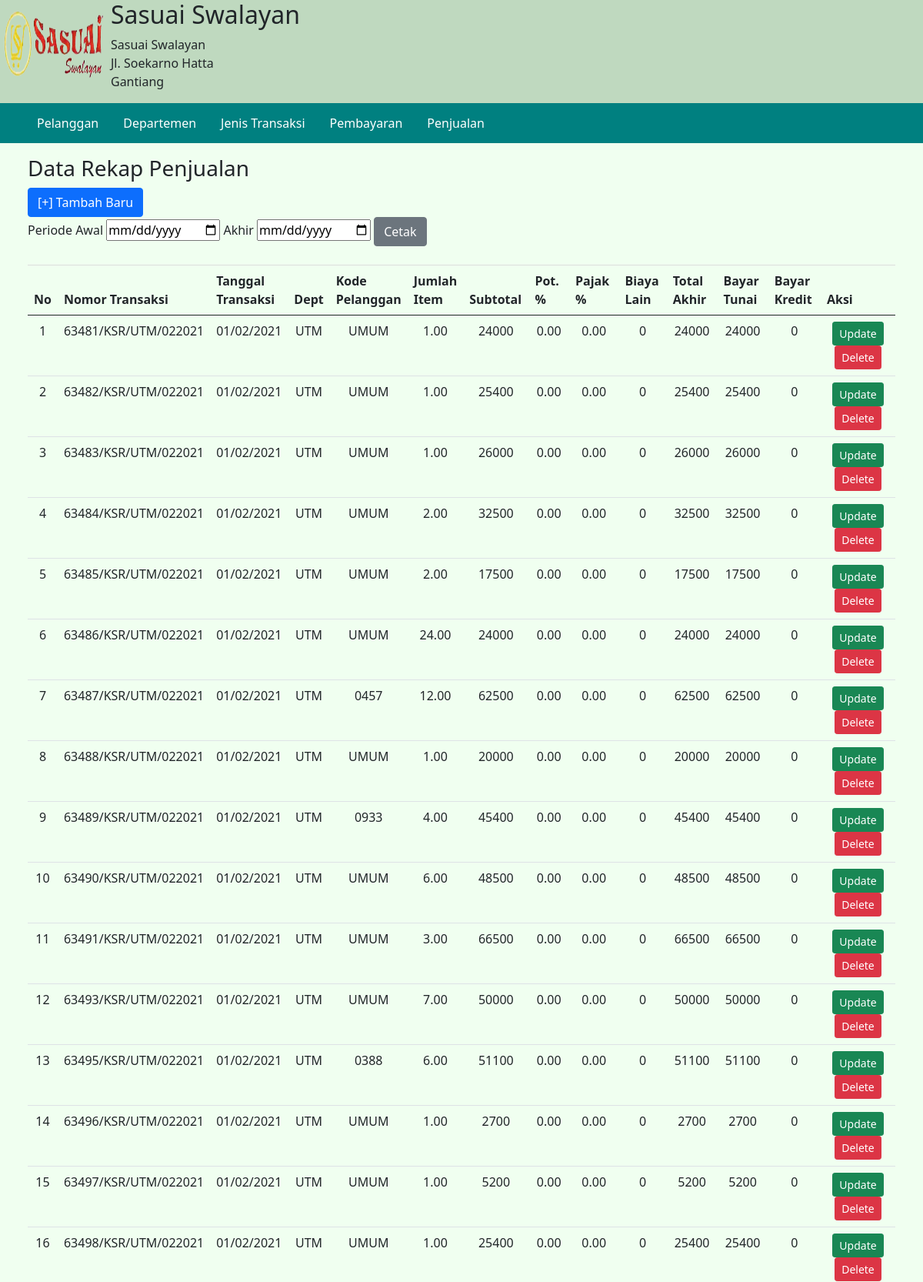
The page / (upper part) on the database its author committed.
### tables this page shows
CREATE TABLE `transaksi_penjualan` (
  `no_transaksi_jual` varchar(5) NOT NULL,
  `kode_jenis_transaksi` varchar(3) NOT NULL,
  `kode_dept` varchar(3) NOT NULL,
  `kode_pelanggan` varchar(4) NOT NULL,
  `tanggal_transaksi` date NOT NULL,
  `jumlah_item` int(3) NOT NULL,
  `subtotal` int(10) NOT NULL,
  `potongan` float NOT NULL,
  `pajak` float NOT NULL,
  `biaya_lain` int(10) NOT NULL,
  `status_bayar` char(1) NOT NULL
);

### index.php (the view, shortened to what this page needs)
<?php
    include("config.php");
    include("header.php");
?>
<!DOCTYPE html>
<html>
<head>
    <link href="https://cdn.jsdelivr.net/npm/bootstrap@5.0.0-beta3/dist/css/bootstrap.min.css" rel="stylesheet">
</head>
<body>
    <div style="margin-left: 3%; margin-right: 3%;">
    <header>
        <h3>Data Rekap Penjualan</h3>
    </header>
    <div id="menu">
        <nav>
            <a href="form-tambah.php"><button class="btn btn-primary">[+] Tambah Baru</button></a> <br>
        </nav>
    </div>
    <div id="form-periode">
        <form method="POST" action="cetak.php" target="_blank" >
                <label for="date1">Periode Awal </label>
                <input type="date" name="date1" id="date1" required="required">
                <label for="date2">Akhir </label>
                <input type="date" name="date2" id="date2" required="required">
                <button type="submit" name="submit" class='btn btn-secondary'>Cetak</button>
        </form>
    </div>
    <br>
    <table class="table table-hover">
    <thead align="center" >
        <tr>
            <th width="20px">No</th>
            <th width="190px">Nomor Transaksi</th>
            <th width="80px">Tanggal Transaksi</th>
            <th width="30px">Dept</th>
            <th width="100px">Kode Pelanggan</th>
            <th width="60px">Jumlah Item</th>
            <th width="90px">Subtotal</th>
            <th width="70px">Pot. %</th>
            <th width="80px">Pajak %</th>
            <th width="70px">Biaya Lain</th>
            <th width="80px">Total Akhir</th>
            <th width="80px">Bayar Tunai</th>
            <th width="80px">Bayar Kredit</th>
            <th width="150px">Aksi</th>
        </tr>
    </thead>
    <tbody align="center">
        <?php
        $sql = "SELECT * FROM transaksi_penjualan";
        if (isset($_POST['submit'])) {
            $date1 = $_POST['date1'];
            $date2 = $_POST['date2'];
            if (!empty($date1) && !empty($date2)) {
                $sqlfilter = "SELECT * FROM transaksi_penjualan WHERE tanggal_transaksi BETWEEN '$date1' and '$date2'";
                $query = mysqli_query($db, $sqlfilter);
            } else {
                $query = mysqli_query($db, $sql);
            }
        } else {
          $query = mysqli_query($db, $sql);
        }
        $i=1;
        while($data_jual = mysqli_fetch_array($query)){
            echo "<tr>";
            echo "<td>".$i."</td>";
            echo "<td>".$data_jual['no_transaksi_jual']."/".$data_jual['kode_jenis_transaksi']."/".$data_jual['kode_dept']."/".date('mY', strtotime($data_jual["tanggal_transaksi"]))."</td>";
            echo "<td>".date('d/m/Y', strtotime($data_jual["tanggal_transaksi"]))."</td>";
            echo "<td>".$data_jual['kode_dept']."</td>";
            echo "<td>".$data_jual['kode_pelanggan']."</td>";
            echo "<td>".$data_jual['jumlah_item'].".00</td>";
            echo "<td>".$data_jual['subtotal']."</td>";
            $pot=$data_jual['subtotal']*$data_jual['potongan'];
            $persen=100;
            echo "<td>".$data_jual['potongan']*$persen.".00</td>";
            $paj=($data_jual['subtotal']-$pot)*$data_jual['pajak'];
            echo "<td>".$data_jual['pajak']*$persen.".00</td>";
            echo "<td>".$data_jual['biaya_lain']."</td>";
            $total=$data_jual['subtotal']-$pot+$paj+$data_jual['biaya_lain'];
            echo "<td>".$total."</td>";
            if ($data_jual['status_bayar']=='T'){
                echo "<td>".$total."</td>";
                echo "<td> 0 </td>";
            } else if ($data_jual['status_bayar']=='K'){
                echo "<td> 0 </td>";
                echo "<td>".$total."</td>";
            }
            ?>
            <td>
                <form method="POST" action="list-data.php" onsubmit="return confirm('Apakah data ini akan dihapus?');">
                      <a href="form-edit.php?no_transaksi_jual=<?php echo $data_jual['no_transaksi_jual'] ?>" class='btn btn-success btn-sm'>Update</a>
                      <button type="submit" name="submitdel" class="btn btn-sm btn-danger">Delete</button>
                </form>
            </td>
        <?php
            echo "</tr>";
            $i++;
        }
        ?>
    </tbody>
    </table>
    </div>
    </body>
</html>

### header.php (style rules this page uses)
body { font-size: 18px; }

### index.php (style rules this page uses)
th { padding: 8px; text-align: left; border-top: 1px solid #ddd; border-bottom: 1px solid #ddd; }

### rows shown on the page
transaksi_penjualan: no_transaksi_jual "63481", kode_jenis_transaksi "KSR", kode_dept "UTM", tanggal_transaksi "022021", tanggal_transaksi "01/02/2021", kode_pelanggan "UMUM", jumlah_item "1", subtotal "24000", $data_jual['potongan']*$persen "0", $data_jual['pajak']*$persen "0", biaya_lain "0"
transaksi_penjualan: no_transaksi_jual "63482", kode_jenis_transaksi "KSR", kode_dept "UTM", tanggal_transaksi "022021", tanggal_transaksi "01/02/2021", kode_pelanggan "UMUM", jumlah_item "1", subtotal "25400", $data_jual['potongan']*$persen "0", $data_jual['pajak']*$persen "0", biaya_lain "0"
transaksi_penjualan: no_transaksi_jual "63483", kode_jenis_transaksi "KSR", kode_dept "UTM", tanggal_transaksi "022021", tanggal_transaksi "01/02/2021", kode_pelanggan "UMUM", jumlah_item "1", subtotal "26000", $data_jual['potongan']*$persen "0", $data_jual['pajak']*$persen "0", biaya_lain "0"
transaksi_penjualan: no_transaksi_jual "63484", kode_jenis_transaksi "KSR", kode_dept "UTM", tanggal_transaksi "022021", tanggal_transaksi "01/02/2021", kode_pelanggan "UMUM", jumlah_item "2", subtotal "32500", $data_jual['potongan']*$persen "0", $data_jual['pajak']*$persen "0", biaya_lain "0"
transaksi_penjualan: no_transaksi_jual "63485", kode_jenis_transaksi "KSR", kode_dept "UTM", tanggal_transaksi "022021", tanggal_transaksi "01/02/2021", kode_pelanggan "UMUM", jumlah_item "2", subtotal "17500", $data_jual['potongan']*$persen "0", $data_jual['pajak']*$persen "0", biaya_lain "0"
transaksi_penjualan: no_transaksi_jual "63486", kode_jenis_transaksi "KSR", kode_dept "UTM", tanggal_transaksi "022021", tanggal_transaksi "01/02/2021", kode_pelanggan "UMUM", jumlah_item "24", subtotal "24000", $data_jual['potongan']*$persen "0", $data_jual['pajak']*$persen "0", biaya_lain "0"
transaksi_penjualan: no_transaksi_jual "63487", kode_jenis_transaksi "KSR", kode_dept "UTM", tanggal_transaksi "022021", tanggal_transaksi "01/02/2021", kode_pelanggan "0457", jumlah_item "12", subtotal "62500", $data_jual['potongan']*$persen "0", $data_jual['pajak']*$persen "0", biaya_lain "0"
transaksi_penjualan: no_transaksi_jual "63488", kode_jenis_transaksi "KSR", kode_dept "UTM", tanggal_transaksi "022021", tanggal_transaksi "01/02/2021", kode_pelanggan "UMUM", jumlah_item "1", subtotal "20000", $data_jual['potongan']*$persen "0", $data_jual['pajak']*$persen "0", biaya_lain "0"
transaksi_penjualan: no_transaksi_jual "63489", kode_jenis_transaksi "KSR", kode_dept "UTM", tanggal_transaksi "022021", tanggal_transaksi "01/02/2021", kode_pelanggan "0933", jumlah_item "4", subtotal "45400", $data_jual['potongan']*$persen "0", $data_jual['pajak']*$persen "0", biaya_lain "0"
transaksi_penjualan: no_transaksi_jual "63490", kode_jenis_transaksi "KSR", kode_dept "UTM", tanggal_transaksi "022021", tanggal_transaksi "01/02/2021", kode_pelanggan "UMUM", jumlah_item "6", subtotal "48500", $data_jual['potongan']*$persen "0", $data_jual['pajak']*$persen "0", biaya_lain "0"
transaksi_penjualan: no_transaksi_jual "63491", kode_jenis_transaksi "KSR", kode_dept "UTM", tanggal_transaksi "022021", tanggal_transaksi "01/02/2021", kode_pelanggan "UMUM", jumlah_item "3", subtotal "66500", $data_jual['potongan']*$persen "0", $data_jual['pajak']*$persen "0", biaya_lain "0"
transaksi_penjualan: no_transaksi_jual "63493", kode_jenis_transaksi "KSR", kode_dept "UTM", tanggal_transaksi "022021", tanggal_transaksi "01/02/2021", kode_pelanggan "UMUM", jumlah_item "7", subtotal "50000", $data_jual['potongan']*$persen "0", $data_jual['pajak']*$persen "0", biaya_lain "0"
transaksi_penjualan: no_transaksi_jual "63495", kode_jenis_transaksi "KSR", kode_dept "UTM", tanggal_transaksi "022021", tanggal_transaksi "01/02/2021", kode_pelanggan "0388", jumlah_item "6", subtotal "51100", $data_jual['potongan']*$persen "0", $data_jual['pajak']*$persen "0", biaya_lain "0"
transaksi_penjualan: no_transaksi_jual "63496", kode_jenis_transaksi "KSR", kode_dept "UTM", tanggal_transaksi "022021", tanggal_transaksi "01/02/2021", kode_pelanggan "UMUM", jumlah_item "1", subtotal "2700", $data_jual['potongan']*$persen "0", $data_jual['pajak']*$persen "0", biaya_lain "0"
transaksi_penjualan: no_transaksi_jual "63497", kode_jenis_transaksi "KSR", kode_dept "UTM", tanggal_transaksi "022021", tanggal_transaksi "01/02/2021", kode_pelanggan "UMUM", jumlah_item "1", subtotal "5200", $data_jual['potongan']*$persen "0", $data_jual['pajak']*$persen "0", biaya_lain "0"
transaksi_penjualan: no_transaksi_jual "63498", kode_jenis_transaksi "KSR", kode_dept "UTM", tanggal_transaksi "022021", tanggal_transaksi "01/02/2021", kode_pelanggan "UMUM", jumlah_item "1", subtotal "25400", $data_jual['potongan']*$persen "0", $data_jual['pajak']*$persen "0", biaya_lain "0"
